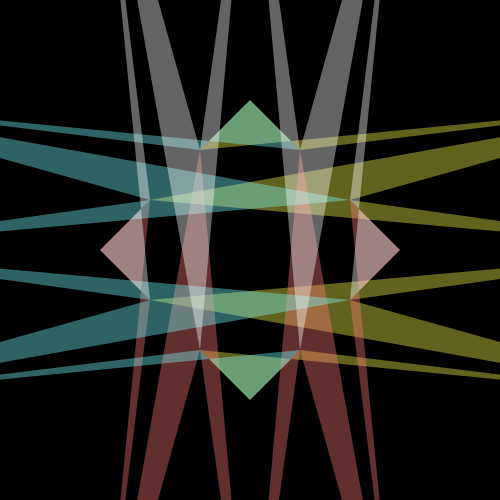
Frame 1 (no input)
Frame 60 (the mouse pressed at the canvas centre just before this capture): identical to frame 1, image omitted
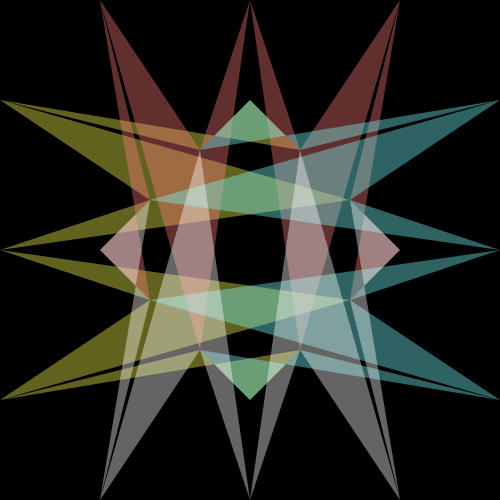
Frame 120 (the mouse held since frame 60 and released just before this capture)

The Processing sketch that drew these frames (run headless with seeded random() and noise(); from frame 60 on, the mouse is pressed at the canvas centre):

// Processing sketch: processing_164455
// ── processing_164455.pde

void setup() {
size(500, 500);
noStroke();
}
void draw() {
  background(0);
  float d = dist(width/2, height/2, mouseX, mouseY);
  
  beginShape();
  fill(250,250,80,100);
  vertex(d*2,100);
    vertex(200,150);
  vertex(250,100);
    vertex(300,150);
  vertex(d*2,100);
    vertex(350,200);
  vertex(d*2,250);
    vertex(350,300);
  vertex(d*2,400);
    vertex(300,350);
  vertex(250,400);
    vertex(200,350);
  vertex(d*2,400);
    vertex(150,300);
  vertex(d*2,250);
    vertex(150,200);
  endShape(CLOSE);
  
  pushMatrix();
  fill(250,120,120,100);
   translate(500,0);
   rotate(HALF_PI);
    beginShape();
  vertex(d*2,100);
    vertex(200,150);
  vertex(250,100);
    vertex(300,150);
  vertex(d*2,100);
    vertex(350,200);
  vertex(d*2,250);
    vertex(350,300);
  vertex(d*2,400);
    vertex(300,350);
  vertex(250,400);
    vertex(200,350);
  vertex(d*2,400);
    vertex(150,300);
  vertex(d*2,250);
    vertex(150,200);
 endShape(CLOSE);
 popMatrix();
 
 pushMatrix();
 fill(120,250,250,100);
   translate(500,500);
   rotate(PI);
    beginShape();
  vertex(d*2,100);
    vertex(200,150);
  vertex(250,100);
    vertex(300,150);
  vertex(d*2,100);
    vertex(350,200);
  vertex(d*2,250);
    vertex(350,300);
  vertex(d*2,400);
    vertex(300,350);
  vertex(250,400);
    vertex(200,350);
  vertex(d*2,400);
    vertex(150,300);
  vertex(d*2,250);
    vertex(150,200);
 endShape(CLOSE);
 popMatrix();
 
  pushMatrix();
  fill(255,100);
   translate(0,500);
   rotate(-HALF_PI);
    beginShape();
  vertex(d*2,100);
    vertex(200,150);
  vertex(250,100);
    vertex(300,150);
  vertex(d*2,100);
    vertex(350,200);
  vertex(d*2,250);
    vertex(350,300);
  vertex(d*2,400);
    vertex(300,350);
  vertex(250,400);
    vertex(200,350);
  vertex(d*2,400);
    vertex(150,300);
  vertex(d*2,250);
    vertex(150,200);
 endShape(CLOSE);
 popMatrix();
}
